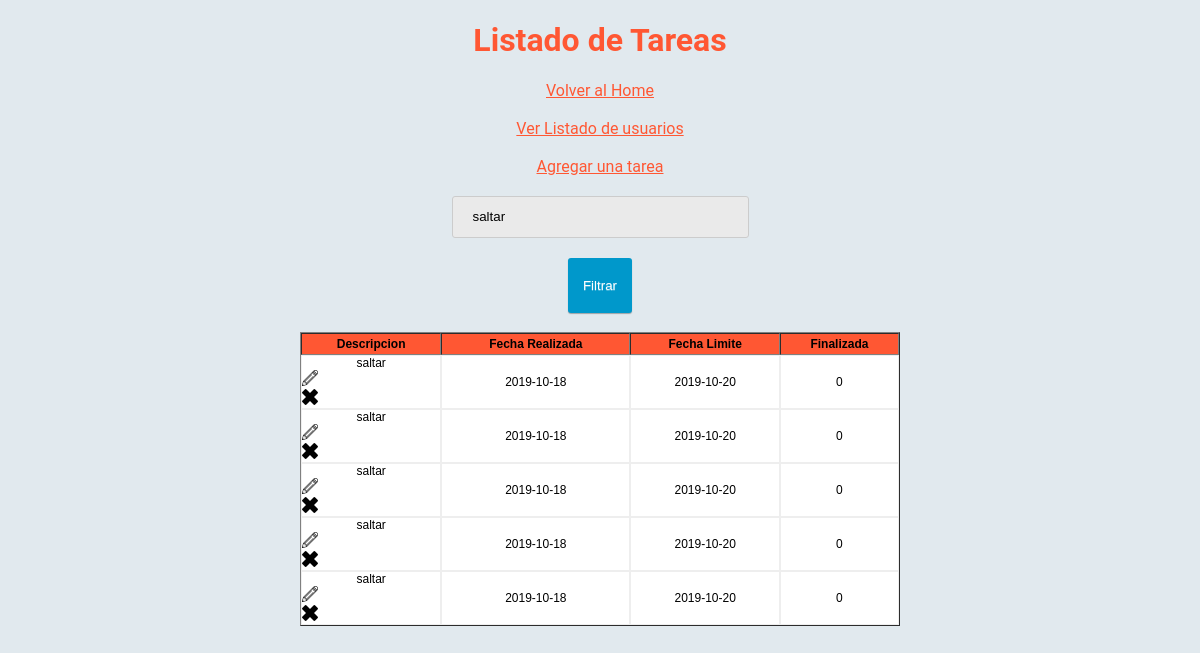
The app's page /mostrarTareasToDo.php?filtro=saltar (signed in) with its own data.
### tables this page shows
CREATE TABLE `lista_tareas` (
  `id` int(11) NOT NULL,
  `descripcion` varchar(50) NOT NULL,
  `fechaRealizada` date NOT NULL,
  `fechaLimite` date NOT NULL,
  `finalizada` tinyint(1) NOT NULL
);

### mostrarTareasToDo.php (the view, shortened to what this page needs)
<?php
$conexion = mysqli_connect("localhost","root","","todo") or die("no se establecio conexion");
$filtro= "";
if(isset($_GET["filtro"])){
	$filtro = $_GET["filtro"];
}
$sql ="select * from lista_tareas where descripcion like '%$filtro%' or fechaRealizada like '%$filtro%'
or fechaLimite like '%$filtro%' or finalizada like '%$filtro%' ";
$resultado = mysqli_query($conexion,$sql);
?>
<!DOCTYPE html>
<html lang="es">
<head>
	<link rel="stylesheet" type="text/css" href="assets/css/style.css">
</head>
<body>
	<h1 class="titulo">Listado de Tareas</h1>
	  <a href="index.php">
        Volver al Home
      </a>
      <br/>
      <br/>
      <a href="mostrarUsuarioToDo.php">
        Ver Listado de usuarios
      </a>
      <br/>
      <br/>
      <a href="agregarTareaToDo.php">
        Agregar una tarea
      </a>
	<form action="mostrarTareasToDo.php" class="sinfondo" method="get">
		<input type="text" name="filtro"
		placeholder="" value="<?php echo $filtro; ?>">
		<button type="submit" class="btn btn-green">Filtrar</button>
	</form>
	<table border="1 px solid" cellpadding="0" cellspacing="0" class="tabla">
	<tr class="modo1">
		<th>Descripcion</th>
		<th>Fecha Realizada</th>
		<th>Fecha Limite</th>
		<th>Finalizada</th>
	</tr>
<?php
	while($fila = mysqli_fetch_array($resultado)) {
		$id = $fila["id"];
		$descripcion = $fila["descripcion"];
		$fechaRealizada = $fila["fechaRealizada"];
		$fechaLimite = $fila["fechaLimite"];
		$finalizada = $fila["finalizada"];
		echo "<tr>";
		echo "<td>$descripcion <a href='editarTarea.php?id=$id&descripcion=$descripcion' target='_blank'><img src='img/editar.png'/></a><a href='borrarTarea.php?id=$id&descripcion=$descripcion' target='_blank'><img src='img/eliminar-cruz.png'/></a>
			</td>";
		echo "<td>$fechaRealizada</td>";
		echo "<td>$fechaLimite</td>";
		echo "<td>$finalizada</td>";
		echo "</tr>";
	}
?>
</table>
</body>
</html>

### assets/css/style.css (style rules this page uses)
body { margin: 0; padding: 0; font-family: 'Roboto', sans-serif; text-align: center; background-color: #e1e9ee; }
input[type="text"], input[type="password"], input[type="email"] { outline: none; padding: 20px; display: block; width: 255px; height: 0; border-radius: 3px; border: 1px solid #ccc; margin: 20px auto; }
a { color: #FF5733; }
.tabla { font-family: Verdana, Arial, Helvetica, sans-serif; font-size:12px; text-align: center; width: 600px; margin:0 auto; background-color: white; }
.tabla td { height: 20px; border: 1px solid #eee; }
.tabla td a { display: block; text-align: left; width: 50px; background-repeat: no-repeat; }
th { height: 20px; background-color: #FF5733; }
.sinfondo { background-color: transparent; }
input, textarea { border: 0; border-radius: 3px; padding: 5px; background-color: #EAEAEA; outline: none; width: 280px; }
.btn { border-radius: 3px; border: 0 none; display: inline-block; padding: 20px 15px; text-decoration: none; text-shadow: 0 1px 0 rgba(255,255,255,0.3); box-shadow: 0 1px 1px rgba(0,0,0,0.3); }
.btn-green { color: white; background-color: #0098cb; }
.titulo { text-align: center; color: #FF5733; }
button[type="submit"] { padding: 10px; color: #fff; background: #0098cb; width: 320px; margin: 20px auto; margin-top: 0; border: 1; border-radius: 3px; cursor: pointer; }
.tabla { font-family: Verdana, Arial, Helvetica, sans-serif; font-size:12px; text-align: center; width: 600px; margin-left: 100px; background-color: white; }
th { height: 20px; background-color: #00b8eb; }
.tabla { font-family: Verdana, Arial, Helvetica, sans-serif; font-size:12px; text-align: center; width: 600px; margin: 0 auto; background-color: white; }

### records on screen
lista_tareas: descripcion "saltar", fechaRealizada "2019-10-18", fechaLimite "2019-10-20", finalizada "0"
lista_tareas: descripcion "saltar", fechaRealizada "2019-10-18", fechaLimite "2019-10-20", finalizada "0"
lista_tareas: descripcion "saltar", fechaRealizada "2019-10-18", fechaLimite "2019-10-20", finalizada "0"
lista_tareas: descripcion "saltar", fechaRealizada "2019-10-18", fechaLimite "2019-10-20", finalizada "0"
lista_tareas: descripcion "saltar", fechaRealizada "2019-10-18", fechaLimite "2019-10-20", finalizada "0"
